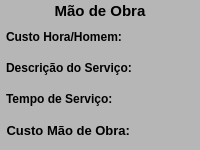
           <widget class="QWidget" name="widget_MaoObra" native="true">
            <property name="minimumSize">
             <size>
              <width>0</width>
              <height>150</height>
             </size>
            </property>
            <property name="maximumSize">
             <size>
              <width>16777215</width>
              <height>150</height>
             </size>
            </property>
            <property name="styleSheet">
             <string notr="true">background-color: rgb(182, 182, 182);</string>
            </property>
            <layout class="QVBoxLayout" name="verticalLayout_6">
             <property name="spacing">
              <number>1</number>
             </property>
             <property name="leftMargin">
              <number>1</number>
             </property>
             <property name="topMargin">
              <number>1</number>
             </property>
             <property name="rightMargin">
              <number>1</number>
             </property>
             <property name="bottomMargin">
              <number>3</number>
             </property>
             <item>
              <widget class="QWidget" name="widget_17" native="true">
               <property name="minimumSize">
                <size>
                 <width>0</width>
                 <height>20</height>
                </size>
               </property>
               <property name="maximumSize">
                <size>
                 <width>16777215</width>
                 <height>20</height>
                </size>
               </property>
               <layout class="QHBoxLayout" name="horizontalLayout_8" stretch="0">
                <property name="spacing">
                 <number>5</number>
                </property>
                <property name="leftMargin">
                 <number>5</number>
                </property>
                <property name="topMargin">
                 <number>3</number>
                </property>
                <property name="rightMargin">
                 <number>5</number>
                </property>
                <property name="bottomMargin">
                 <number>3</number>
                </property>
                <item>
                 <widget class="QLabel" name="label_63">
                  <property name="maximumSize">
                   <size>
                    <width>16777215</width>
                    <height>16777215</height>
                   </size>
                  </property>
                  <property name="font">
                   <font>
                    <pointsize>11</pointsize>
                    <weight>75</weight>
                    <bold>true</bold>
                   </font>
                  </property>
                  <property name="text">
                   <string>Mão de Obra</string>
                  </property>
                  <property name="alignment">
                   <set>Qt::AlignCenter</set>
                  </property>
                 </widget>
                </item>
               </layout>
              </widget>
             </item>
             <item>
              <widget class="QWidget" name="widget_11" native="true">
               <property name="minimumSize">
                <size>
                 <width>0</width>
                 <height>30</height>
                </size>
               </property>
               <property name="maximumSize">
                <size>
                 <width>16777215</width>
                 <height>30</height>
                </size>
               </property>
               <layout class="QHBoxLayout" name="horizontalLayout_5">
                <property name="spacing">
                 <number>5</number>
                </property>
                <property name="leftMargin">
                 <number>5</number>
                </property>
                <property name="topMargin">
                 <number>3</number>
                </property>
                <property name="rightMargin">
                 <number>5</number>
                </property>
                <property name="bottomMargin">
                 <number>3</number>
                </property>
                <item>
                 <widget class="QLabel" name="label_62">
                  <property name="minimumSize">
                   <size>
                    <width>0</width>
                    <height>0</height>
                   </size>
                  </property>
                  <property name="maximumSize">
                   <size>
                    <width>16777215</width>
                    <height>16777215</height>
                   </size>
                  </property>
                  <property name="font">
                   <font>
                    <pointsize>9</pointsize>
                    <weight>75</weight>
                    <bold>true</bold>
                   </font>
                  </property>
                  <property name="text">
                   <string>Custo Hora/Homem:</string>
                  </property>
                  <property name="alignment">
                   <set>Qt::AlignLeading|Qt::AlignLeft|Qt::AlignVCenter</set>
                  </property>
                 </widget>
                </item>
                <item>
                 <widget class="QLabel" name="label_custo_Mao">
                  <property name="font">
                   <font>
                    <pointsize>9</pointsize>
                    <weight>75</weight>
                    <bold>true</bold>
                   </font>
                  </property>
                  <property name="text">
                   <string/>
                  </property>
                  <property name="alignment">
                   <set>Qt::AlignRight|Qt::AlignTrailing|Qt::AlignVCenter</set>
                  </property>
                 </widget>
                </item>
               </layout>
              </widget>
             </item>
             <item>
              <widget class="QWidget" name="widget_18" native="true">
               <property name="minimumSize">
                <size>
                 <width>0</width>
                 <height>30</height>
                </size>
               </property>
               <property name="maximumSize">
                <size>
                 <width>16777215</width>
                 <height>30</height>
                </size>
               </property>
               <layout class="QHBoxLayout" name="horizontalLayout_9">
                <property name="spacing">
                 <number>5</number>
                </property>
                <property name="leftMargin">
                 <number>5</number>
                </property>
                <property name="topMargin">
                 <number>3</number>
                </property>
                <property name="rightMargin">
                 <number>5</number>
                </property>
                <property name="bottomMargin">
                 <number>3</number>
                </property>
                <item>
                 <widget class="QLabel" name="label_67">
                  <property name="minimumSize">
                   <size>
                    <width>130</width>
                    <height>0</height>
                   </size>
                  </property>
                  <property name="maximumSize">
                   <size>
                    <width>130</width>
                    <height>16777215</height>
                   </size>
                  </property>
                  <property name="font">
                   <font>
                    <pointsize>9</pointsize>
                    <weight>75</weight>
                    <bold>true</bold>
                   </font>
                  </property>
                  <property name="text">
                   <string>Descrição do Serviço:</string>
                  </property>
                  <property name="alignment">
                   <set>Qt::AlignLeading|Qt::AlignLeft|Qt::AlignVCenter</set>
                  </property>
                 </widget>
                </item>
                <item>
                 <widget class="QLabel" name="label_Descricao_Mao">
                  <property name="font">
                   <font>
                    <pointsize>9</pointsize>
                    <weight>75</weight>
                    <bold>true</bold>
                   </font>
                  </property>
                  <property name="text">
                   <string/>
                  </property>
                  <property name="alignment">
                   <set>Qt::AlignRight|Qt::AlignTrailing|Qt::AlignVCenter</set>
                  </property>
                 </widget>
                </item>
               </layout>
              </widget>
             </item>
             <item>
              <widget class="QWidget" name="widget_13" native="true">
               <property name="minimumSize">
                <size>
                 <width>0</width>
                 <height>30</height>
                </size>
               </property>
               <property name="maximumSize">
                <size>
                 <width>16777215</width>
                 <height>30</height>
                </size>
               </property>
               <layout class="QHBoxLayout" name="horizontalLayout_6">
                <property name="spacing">
                 <number>5</number>
                </property>
                <property name="leftMargin">
                 <number>5</number>
                </property>
                <property name="topMargin">
                 <number>3</number>
                </property>
                <property name="rightMargin">
                 <number>5</number>
                </property>
                <property name="bottomMargin">
                 <number>3</number>
                </property>
                <item>
                 <widget class="QLabel" name="label_64">
                  <property name="minimumSize">
                   <size>
                    <width>0</width>
                    <height>0</height>
                   </size>
                  </property>
                  <property name="maximumSize">
                   <size>
                    <width>16777215</width>
                    <height>16777215</height>
                   </size>
                  </property>
                  <property name="font">
                   <font>
                    <pointsize>9</pointsize>
                    <weight>75</weight>
                    <bold>true</bold>
                   </font>
                  </property>
                  <property name="text">
                   <string>Tempo de Serviço:</string>
                  </property>
                  <property name="alignment">
                   <set>Qt::AlignLeading|Qt::AlignLeft|Qt::AlignVCenter</set>
                  </property>
                 </widget>
                </item>
                <item>
                 <widget class="QLabel" name="label_Tempo_Mao">
                  <property name="font">
                   <font>
                    <pointsize>9</pointsize>
                    <weight>75</weight>
                    <bold>true</bold>
                   </font>
                  </property>
                  <property name="text">
                   <string/>
                  </property>
                  <property name="alignment">
                   <set>Qt::AlignRight|Qt::AlignTrailing|Qt::AlignVCenter</set>
                  </property>
                 </widget>
                </item>
               </layout>
              </widget>
             </item>
             <item>
              <widget class="QWidget" name="widget_Total_Mao" native="true">
               <property name="minimumSize">
                <size>
                 <width>0</width>
                 <height>30</height>
                </size>
               </property>
               <property name="maximumSize">
                <size>
                 <width>16777215</width>
                 <height>30</height>
                </size>
               </property>
               <property name="styleSheet">
                <string notr="true"/>
               </property>
               <layout class="QHBoxLayout" name="horizontalLayout_7">
                <property name="spacing">
                 <number>10</number>
                </property>
                <property name="leftMargin">
                 <number>5</number>
                </property>
                <property name="topMargin">
                 <number>3</number>
                </property>
                <property name="rightMargin">
                 <number>5</number>
                </property>
                <property name="bottomMargin">
                 <number>3</number>
                </property>
                <item>
                 <widget class="QLabel" name="label_65">
                  <property name="minimumSize">
                   <size>
                    <width>0</width>
                    <height>0</height>
                   </size>
                  </property>
                  <property name="maximumSize">
                   <size>
                    <width>16777215</width>
                    <height>16777215</height>
                   </size>
                  </property>
                  <property name="font">
                   <font>
                    <pointsize>10</pointsize>
                    <weight>75</weight>
                    <bold>true</bold>
                   </font>
                  </property>
                  <property name="text">
                   <string>Custo Mão de Obra:</string>
                  </property>
                  <property name="alignment">
                   <set>Qt::AlignRight|Qt::AlignTrailing|Qt::AlignVCenter</set>
                  </property>
                 </widget>
                </item>
                <item>
                 <widget class="QLabel" name="label_Total_Mao">
                  <property name="font">
                   <font>
                    <pointsize>9</pointsize>
                    <weight>75</weight>
                    <bold>true</bold>
                   </font>
                  </property>
                  <property name="text">
                   <string/>
                  </property>
                  <property name="alignment">
                   <set>Qt::AlignRight|Qt::AlignTrailing|Qt::AlignVCenter</set>
                  </property>
                 </widget>
                </item>
               </layout>
              </widget>
             </item>
            </layout>
           </widget>
